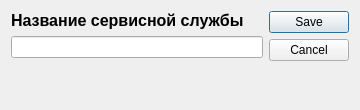
<?xml version="1.0" encoding="UTF-8"?>
<ui version="4.0">
 <class>Dialog</class>
 <widget class="QDialog" name="Dialog">
  <property name="geometry">
   <rect>
    <x>0</x>
    <y>0</y>
    <width>360</width>
    <height>110</height>
   </rect>
  </property>
  <property name="windowTitle">
   <string>Dialog</string>
  </property>
  <layout class="QVBoxLayout" name="verticalLayout_2">
   <item>
    <layout class="QHBoxLayout" name="horizontalLayout">
     <item>
      <layout class="QVBoxLayout" name="verticalLayout">
       <item>
        <widget class="QLabel" name="label">
         <property name="font">
          <font>
           <family>Arial</family>
           <pointsize>12</pointsize>
           <weight>75</weight>
           <bold>true</bold>
          </font>
         </property>
         <property name="text">
          <string>Название сервисной службы</string>
         </property>
        </widget>
       </item>
       <item>
        <widget class="QLineEdit" name="lineEdit"/>
       </item>
       <item>
        <spacer name="verticalSpacer">
         <property name="orientation">
          <enum>Qt::Vertical</enum>
         </property>
         <property name="sizeHint" stdset="0">
          <size>
           <width>20</width>
           <height>40</height>
          </size>
         </property>
        </spacer>
       </item>
      </layout>
     </item>
     <item>
      <widget class="QDialogButtonBox" name="buttonBox">
       <property name="orientation">
        <enum>Qt::Vertical</enum>
       </property>
       <property name="standardButtons">
        <set>QDialogButtonBox::Cancel|QDialogButtonBox::Save</set>
       </property>
      </widget>
     </item>
    </layout>
   </item>
  </layout>
 </widget>
 <resources/>
 <connections>
  <connection>
   <sender>buttonBox</sender>
   <signal>accepted()</signal>
   <receiver>Dialog</receiver>
   <slot>accept()</slot>
   <hints>
    <hint type="sourcelabel">
     <x>248</x>
     <y>254</y>
    </hint>
    <hint type="destinationlabel">
     <x>157</x>
     <y>274</y>
    </hint>
   </hints>
  </connection>
  <connection>
   <sender>buttonBox</sender>
   <signal>rejected()</signal>
   <receiver>Dialog</receiver>
   <slot>reject()</slot>
   <hints>
    <hint type="sourcelabel">
     <x>316</x>
     <y>260</y>
    </hint>
    <hint type="destinationlabel">
     <x>286</x>
     <y>274</y>
    </hint>
   </hints>
  </connection>
 </connections>
</ui>
